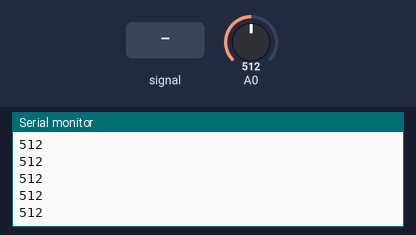
A sketch run on a simulated ESP8266 (NodeMCU). Parts: the last lines printed to the serial monitor. The inputs (shaded band) are chosen by the test bench; at power-on: A0 = 512.

Above: at 1.2 s.
1.3 s: A0 fed a 200 Hz sine of ±81 counts around its level
At 2.4 s:
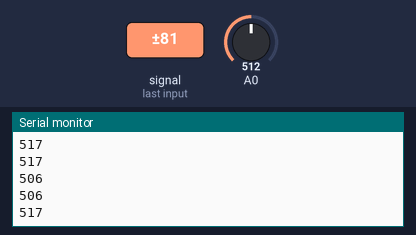
2.8 s: A0 set to 716
At 3.7 s:
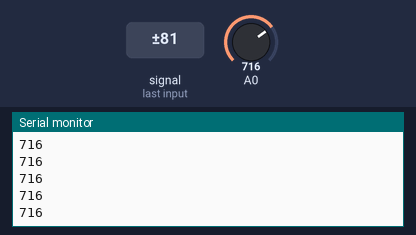
4.3 s: A0 fed a 1000 Hz sine of ±255 counts around its level
At 5.3 s:
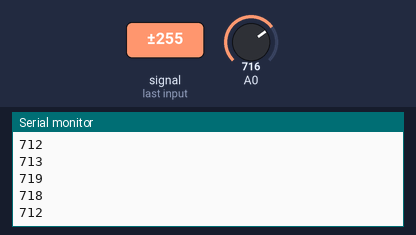
5.8 s: A0 set to 900
At 6.6 s:
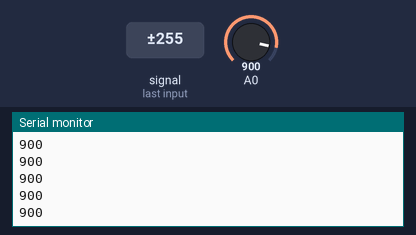
Timing chart, 0 to 8.3 s (numbered marks = the images above; inputs shaded):
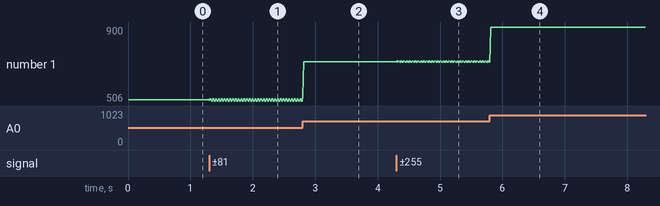

The sketch:

HallSensor1.ino
```cpp
int hallPin = D2;
int N_samples = 100;

void setup() {
  Serial.begin(9600);
}

void loop() {
  long result = readHall();
  Serial.println(result);
}

long readHall() {
  long sum = 0;
  for (int i = 0; i < N_samples; i++) {
    sum += analogRead(hallPin);
  }
  return sum / N_samples;\
}
```

Measured:
- after the input at 1.3 s, the serial monitor: prints a new line at once (image 1)
- after the input at 2.8 s, the serial monitor: prints a new line at once (image 2)
- after the input at 4.3 s, the serial monitor: prints a new line at once (image 3)
- after the input at 5.8 s, the serial monitor: prints a new line at once (image 4)
- plotted number 1: 512 → 506 after the input at 1.3 s, 506 → 716 after the input at 2.8 s, 716 → 712 after the input at 4.3 s, 712 → 900 after the input at 5.8 s
